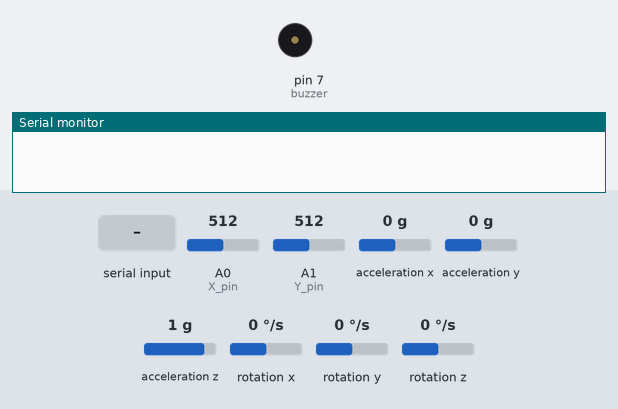
This sketch was run on a simulated Arduino Uno, built with avr-gcc and run on an emulated ATmega328P. Parts: buzzer (waves = sounding, pin HIGH), the last lines printed to the serial monitor. The test bench sets the inputs (shaded band); at power-on: acceleration x 0 g, A0 (X_pin) = 512, A1 (Y_pin) = 512, acceleration y 0 g, acceleration z 1 g, rotation x 0 °/s, rotation y 0 °/s, rotation z 0 °/s.

Above: at 1.2 s.
1.3 s: "E" received over Serial
At 2.4 s:
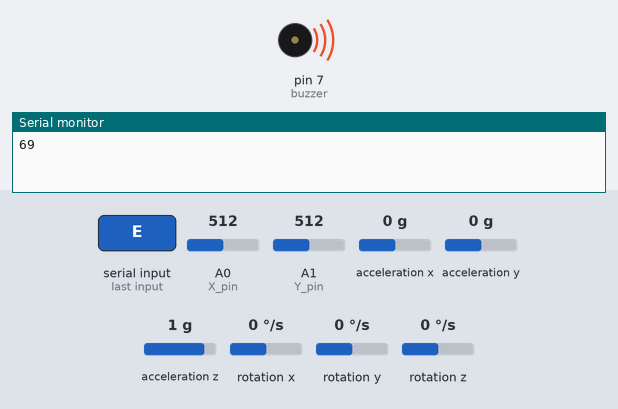
4.0 s: acceleration x set to -1.4 g
8.0 s: acceleration x set to -0.8 g
Timing chart, 0 to 11.0 s (numbered marks = the images above; inputs shaded):
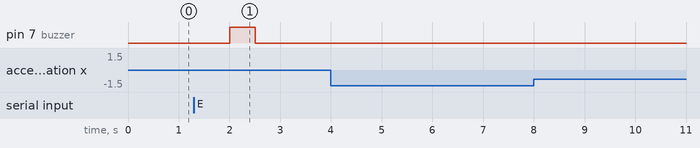

The sketch:

MP2_comb_Lab2.ino
```cpp
//Link to Youtube video where I found the template for this code https://www.youtube.com/watch?v=a37xWuNJsQI for the gyro section
//Link in YT vid to MPU6050 Library:  http://bit.ly/39hycAR
//Link in YT vid to MPU6050 code:  http://bit.ly/2MQD9cp
//Li

#include "Wire.h"
#include "I2Cdev.h"
#include "MPU6050.h"

MPU6050 mpu;
int16_t ax, ay, az;
int16_t gx, gy, gz;

struct MyData {
  byte X;
  byte Y;
  byte Z;
};

MyData data;


// LED status
int led_status = HIGH;
int incomingByte = 0;

// Arduino pin numbers
const int SW_pin = 2; // digital pin connected to switch output
const int X_pin = 0; // analog pin connected to X output
const int Y_pin = 1; // analog pin connected to Y output
const int buzzer = 7; //Digital pin connected to Buzzer output

// the setup routine runs once when you press reset:
void setup() {
  // initialize serial communication at 9600 bits per second:
  pinMode(SW_pin, INPUT);
  digitalWrite(SW_pin, HIGH);
  pinMode(buzzer, OUTPUT);
  Serial.begin(9600);
  Wire.begin();
  mpu.initialize();

}

// the loop routine runs over and over again forever:
void loop() {
  int Xaxis = analogRead(X_pin);
  int Yaxis = analogRead(Y_pin);

  if(Yaxis == 0)
  {
    Serial.print("w\n");
    //UP
    delay(500);
  }
  else if(Yaxis == 1023)
  {
    Serial.print("s\n");
    //Down
    delay(500);
  }

  if(Xaxis == 1023)
  {
    Serial.print("d\n");
    //Right
    delay(500);
  }
  else if(Xaxis == 0)
  {
    Serial.print("a\n");
    //Left
    delay(500);
  }


  //Gryo Code
  mpu.getMotion6(&ax, &ay, &az, &gx, &gy, &gz);
  data.X = map(ax, -17000, 17000, 0, 255 ); // X axis data
  data.Y = map(ay, -17000, 17000, 0, 255);
  data.Z = map(az, -17000, 17000, 0, 255);  // Y axis data
  delay(1000);

  if(data.X < 115 && (data.Y <= 140 && data.Y >= 120))
  {
    Serial.print("d\n");
    //Go Right
  }
  else if(data.X > 135 && (data.Y <= 140 && data.Y >= 120))
  {
    Serial.print("a\n");
    //Go left
  }

  if(data.Y > 135 && (data.X <= 140 && data.X >= 120))
  {
    Serial.print("s\n");
    //Go down
  }
  else if(data.Y < 120 && (data.X <= 150 && data.X >= 110))
  {
    Serial.print("w\n");
    //Go forward
  }


  if(Serial.available() > 0)
  {
    incomingByte = Serial.read();
    Serial.println(incomingByte);

    if(incomingByte == 'E')
    {
      //BUzz the buzzer
      digitalWrite(buzzer, HIGH);
      delay(500);
      digitalWrite(buzzer, LOW);
    }
  }

}

//first run connect arduino and make sure both sides are working together
```

Measured:
- after the input at 1.3 s, pin 7 (buzzer): LOW → HIGH after 0.71 s, → LOW 0.50 s later
